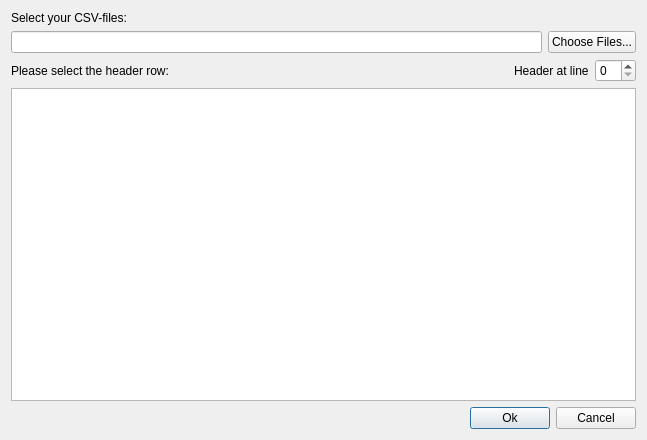
<?xml version="1.0" encoding="UTF-8"?>
<ui version="4.0">
 <class>InitDialogClass</class>
 <widget class="QDialog" name="InitDialogClass">
  <property name="geometry">
   <rect>
    <x>0</x>
    <y>0</y>
    <width>647</width>
    <height>440</height>
   </rect>
  </property>
  <property name="windowTitle">
   <string>InitDialog</string>
  </property>
  <layout class="QVBoxLayout" name="verticalLayout">
   <item>
    <layout class="QGridLayout" name="gridLayout">
     <item row="7" column="0">
      <layout class="QHBoxLayout" name="horizontalLayout">
       <item>
        <spacer name="horizontalSpacer_2">
         <property name="orientation">
          <enum>Qt::Horizontal</enum>
         </property>
         <property name="sizeHint" stdset="0">
          <size>
           <width>40</width>
           <height>20</height>
          </size>
         </property>
        </spacer>
       </item>
       <item>
        <widget class="QPushButton" name="acceptButton">
         <property name="text">
          <string>Ok</string>
         </property>
        </widget>
       </item>
       <item>
        <widget class="QPushButton" name="cancelButton">
         <property name="text">
          <string>Cancel</string>
         </property>
        </widget>
       </item>
      </layout>
     </item>
     <item row="1" column="0">
      <layout class="QHBoxLayout" name="horizontalLayout_3">
       <item>
        <widget class="QLineEdit" name="linePathEdit"/>
       </item>
       <item>
        <widget class="QPushButton" name="chooseFileButton">
         <property name="text">
          <string>Choose Files...</string>
         </property>
        </widget>
       </item>
      </layout>
     </item>
     <item row="4" column="0">
      <widget class="QTableWidget" name="tableWidget"/>
     </item>
     <item row="2" column="0">
      <layout class="QHBoxLayout" name="horizontalLayout_2">
       <item>
        <widget class="QLabel" name="headerLabel_2">
         <property name="text">
          <string>Please select the header row:</string>
         </property>
        </widget>
       </item>
       <item>
        <spacer name="horizontalSpacer">
         <property name="orientation">
          <enum>Qt::Horizontal</enum>
         </property>
         <property name="sizeHint" stdset="0">
          <size>
           <width>40</width>
           <height>20</height>
          </size>
         </property>
        </spacer>
       </item>
       <item>
        <widget class="QLabel" name="headerLabel">
         <property name="text">
          <string>Header at line</string>
         </property>
        </widget>
       </item>
       <item>
        <widget class="QSpinBox" name="headerAtLine"/>
       </item>
      </layout>
     </item>
     <item row="0" column="0">
      <widget class="QLabel" name="fileLabel">
       <property name="text">
        <string>Select your CSV-files:</string>
       </property>
      </widget>
     </item>
    </layout>
   </item>
  </layout>
 </widget>
 <layoutdefault spacing="6" margin="11"/>
 <resources/>
 <connections>
  <connection>
   <sender>acceptButton</sender>
   <signal>clicked()</signal>
   <receiver>InitDialogClass</receiver>
   <slot>accept()</slot>
   <hints>
    <hint type="sourcelabel">
     <x>216</x>
     <y>387</y>
    </hint>
    <hint type="destinationlabel">
     <x>135</x>
     <y>389</y>
    </hint>
   </hints>
  </connection>
  <connection>
   <sender>cancelButton</sender>
   <signal>clicked()</signal>
   <receiver>InitDialogClass</receiver>
   <slot>reject()</slot>
   <hints>
    <hint type="sourcelabel">
     <x>322</x>
     <y>383</y>
    </hint>
    <hint type="destinationlabel">
     <x>350</x>
     <y>405</y>
    </hint>
   </hints>
  </connection>
 </connections>
</ui>
